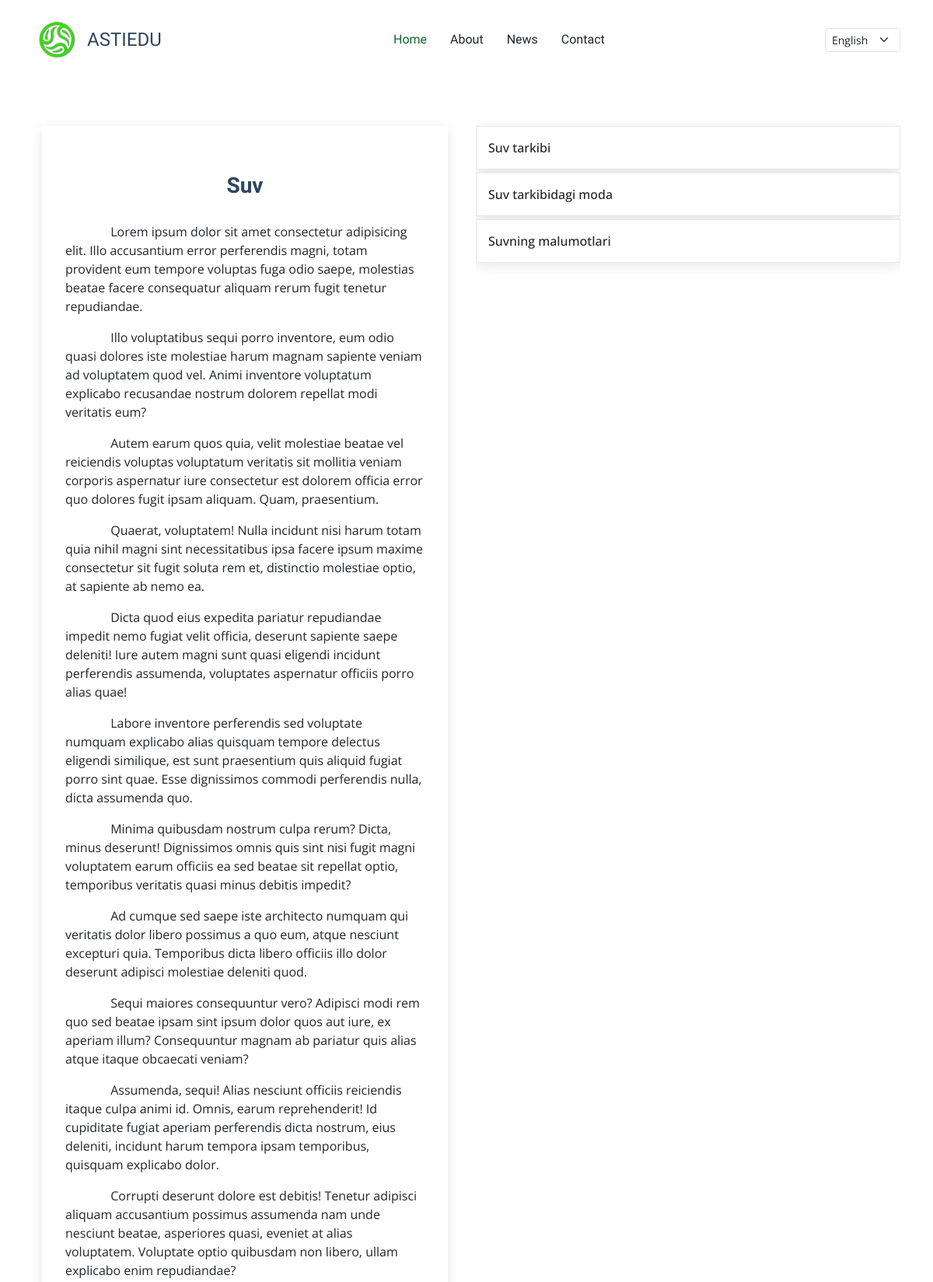
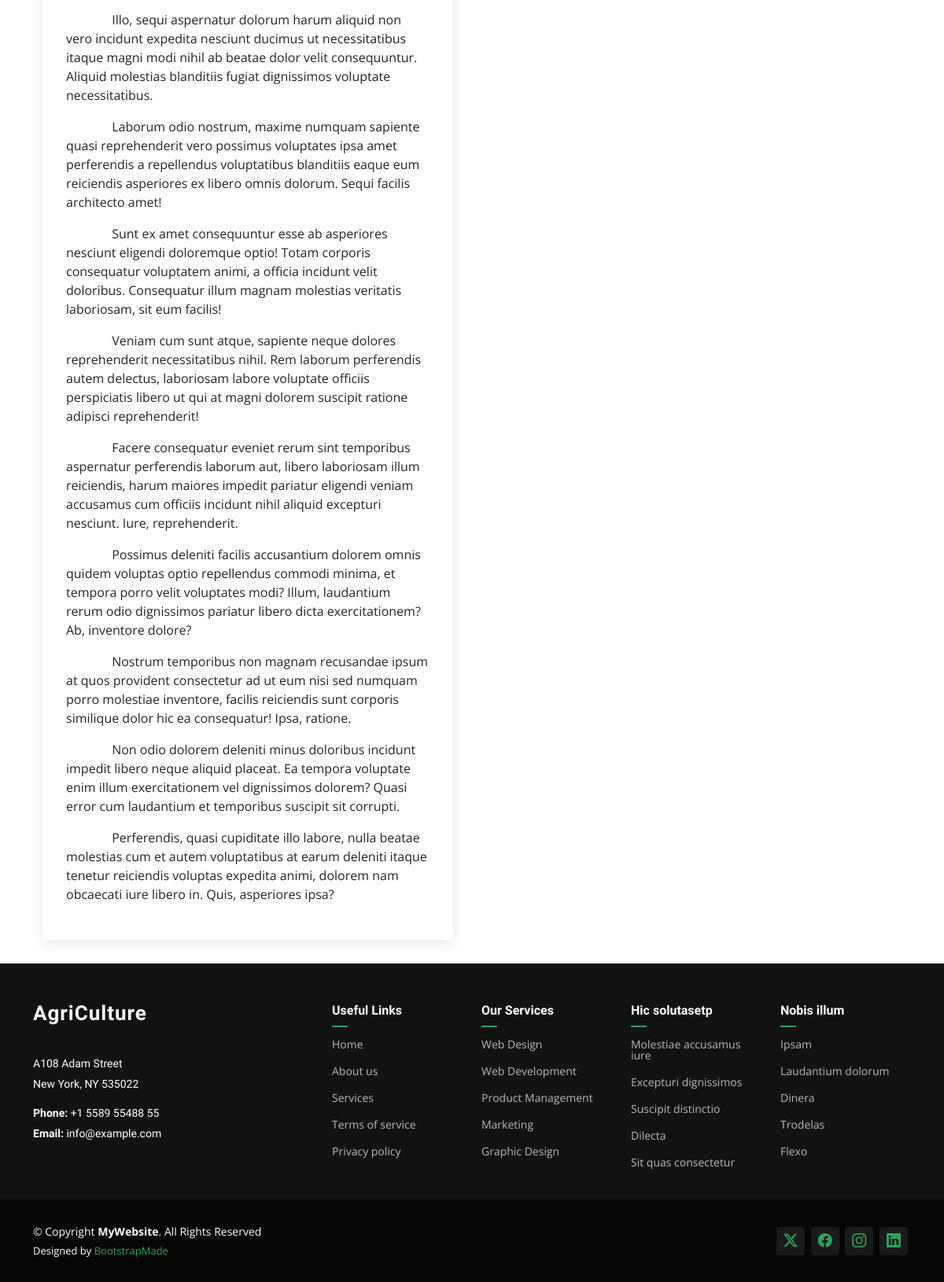
/en/category-item/3, run on the app's committed database (2 pictures, top to bottom).
### main/models.py (models this page shows, shortened)
class categoryItem(models.Model):
    category = models.ForeignKey(category, on_delete=models.CASCADE , related_name='category_items')
    name = models.CharField(max_length=255)
    about = RichTextField()
    class Meta:
        verbose_name = 'Category Item'
        verbose_name_plural = 'Category Items'

class LastItem(models.Model):
    categoryItem = models.ForeignKey(categoryItem, on_delete=models.CASCADE , related_name='last_items')
    name = models.CharField(max_length=255)
    about = RichTextField()
    class Meta:
        verbose_name = 'Last Item'
        verbose_name_plural = 'Last Items'

### main/views.py (the view, shortened to what this page needs)
# urls.py: path('category-item/<int:id>' , views.category_item_details , name = 'category-item-details'),
def category_item_details(request, id):
    category_item = get_object_or_404(
        categoryItem.objects.prefetch_related('item_images'),
        id=id
    )
    if category_item.last_items.exists():
        last_items = category_item.last_items.all()
        context = {
            'category': category_item,
            'category_items': last_items
        }
        return render(request, 'category-details.html', context)

### templates/category-details.html (shortened to what this page needs)
{% extends 'base.html' %}
{% load static %}
{% block content %}
  <main class="main">
    <div class="container">
      <div class="row d-flex align-items-stretch">
        <div class="col-lg-6">
          <section id="blog-details" class="blog-details section">
            <div class="container">
              <article class="article">
                <h2 class="title text-center">{{ category.name }}</h2>
                  <div class="content">
                    {{ category.about|safe }}
                  </div>
              </article>
            </div>
          </section>
        </div>
        <div class="col-lg-6">
          <section class="blog-details d-flex flex-column gap-1">
          {% if category_items_ %}
          {% for category_item in category_items_ %}
          <a href="{% url 'main:category-item-details' category_item.id %}">
           <div class="card">
              <p class="card-text">{{ category_item.name }}</p>
           </div>
          </a>
          {% endfor %}
          {% else %}
          {% for category_item in category_items %}
          <a href="{% url 'main:last-item-details' category_item.id %}">
           <div class="card">
              <p class="card-text">{{ category_item.name }}</p>
           </div>
          </a>
          {% endfor %}
          {% endif %}
          </section>
        </div>
      </div>
    </div>
  </main>
{% endblock %}

### staticfiles/assets/css/main.css (style rules this page uses)
:root { --default-font: "Open Sans", system-ui, -apple-system, "Segoe UI", Roboto, "Helvetica Neue", Arial, "Noto Sans", "Liberation Sans", sans-serif, "Apple Color Emoji", "Segoe UI Emoji", "Segoe UI Symbol", "Noto Color Emoji"; --heading-font: "Marcellus", sans-serif; --nav-font: "Marcellus", sans-serif; }
:root { --background-color: #ffffff; --default-color: #212529; --heading-color: #2d465e; --accent-color: #116530; --surface-color: #ffffff; --contrast-color: #ffffff; }
:root { --nav-color: #212529; --nav-hover-color: #116530; --nav-mobile-background-color: #ffffff; --nav-dropdown-background-color: #ffffff; --nav-dropdown-color: #212529; --nav-dropdown-hover-color: #116530; }
:root { scroll-behavior: smooth; }
body { color: var(--default-color); background-color: var(--background-color); font-family: var(--default-font); }
a { color: var(--accent-color); text-decoration: none; transition: 0.3s; }
h1, h2, h3, h4, h5, h6 { color: var(--heading-color); font-family: var(--heading-font); }
section, .section { color: var(--default-color); background-color: var(--background-color); padding: 60px 0; scroll-margin-top: 100px; overflow: clip; }
.blog-details { padding-bottom: 30px; }
.blog-details .article { background-color: var(--surface-color); padding: 30px; box-shadow: 0 4px 16px rgba(0, 0, 0, 0.1); }
.blog-details .title { color: var(--heading-color); font-size: 28px; font-weight: 700; padding: 0; margin: 30px 0; }
.blog-details .content { margin-top: 20px; }

### templates/category-details.html (style rules this page uses)
.card { background-color: var(--surface-color); padding: 15px; box-shadow: 0 4px 16px rgba(0, 0, 0, 0.1); border:1px solid rgb(233, 233, 233); border-radius: 0px; }
.card-text { font-size: 16px; font-weight: 500; }

### data on the page
categoryItem: name "Suv", about "Lorem ipsum dolor sit amet consectetur adipisicing elit. Illo accusantium error perferendis magni, totam provident eum tempore voluptas fuga odio saepe, molestias beatae facere consequatur aliquam rerum fugit tenetur repudiandae. Illo voluptatibus sequi porro inventore, eum odio quasi dolores iste molestiae harum magnam sapiente veniam ad voluptatem quod vel. Animi inventore voluptatum explicabo recusandae nostrum dolorem repellat modi veritatis eum? Autem earum quos quia, velit molestiae beatae vel reiciendis voluptas voluptatum veritatis sit mollitia veniam corporis aspernatur iure consectetur est dolorem officia error quo dolores fugit ipsam aliquam. Quam, praesentium. Quaerat,…"
LastItem: name "Suv tarkibi"
LastItem: name "Suv tarkibidagi moda"
LastItem: name "Suvning malumotlari"

### other printed values
form field language "English"
